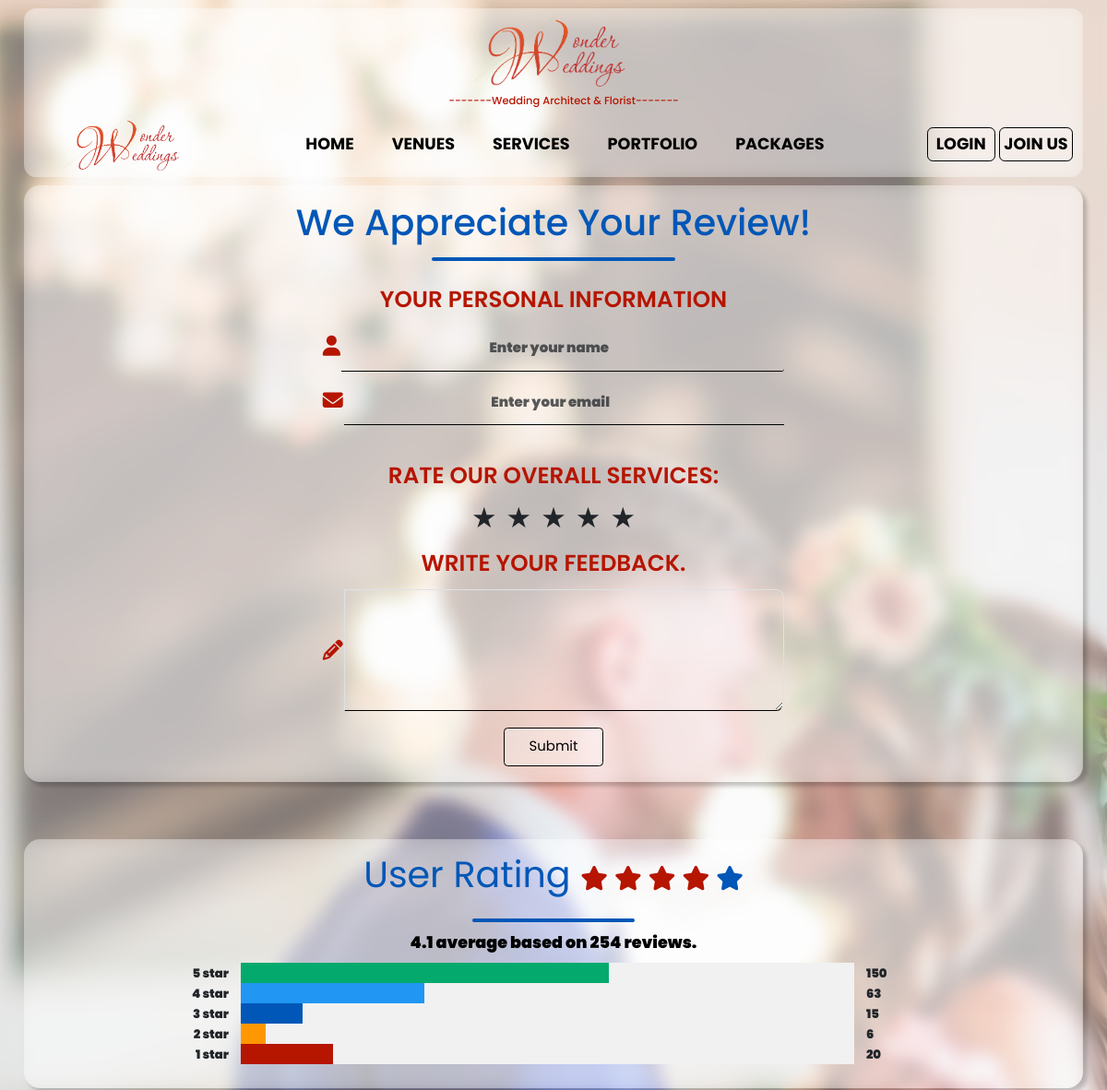
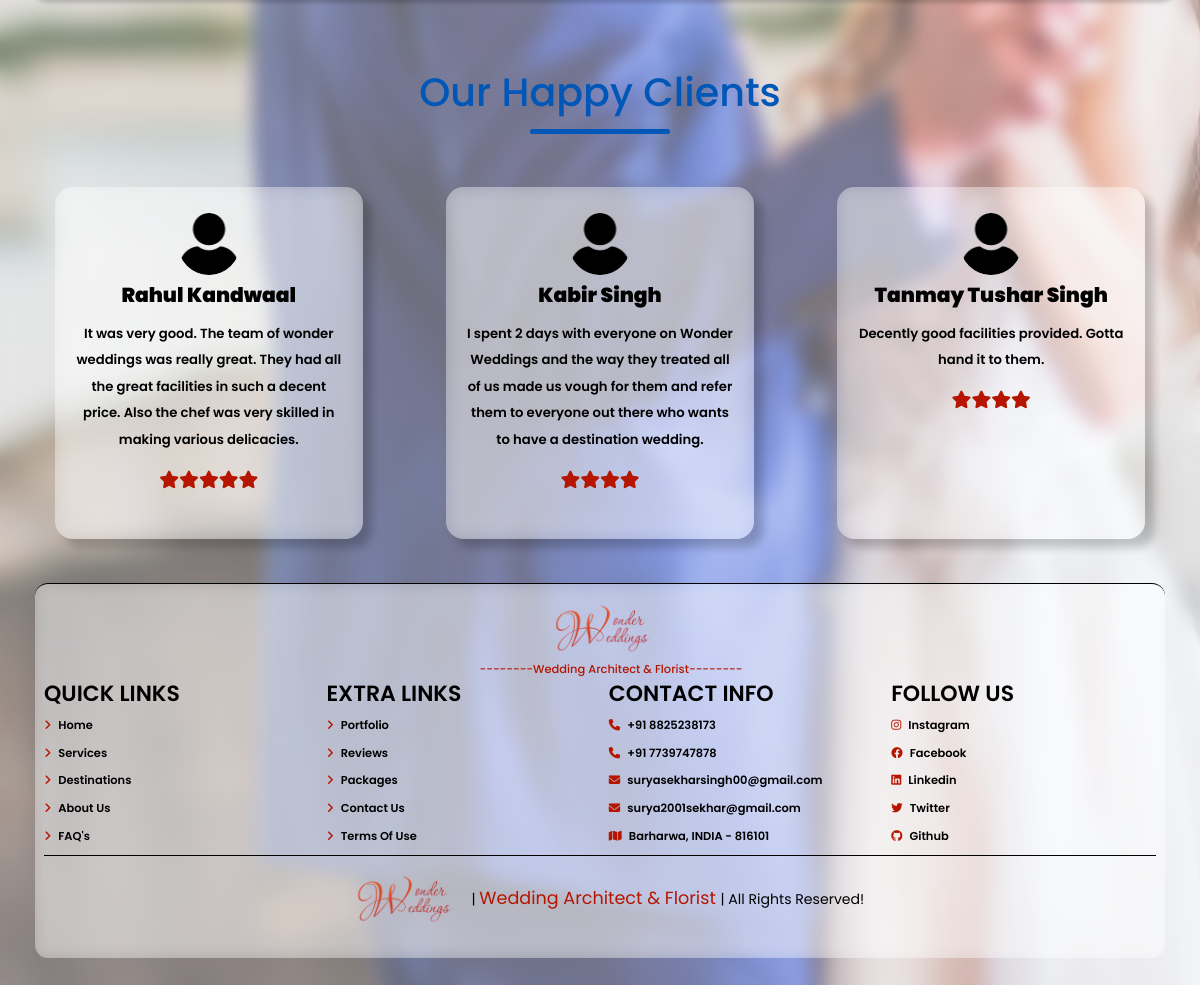
Screenshot of /reviews.php with the database file from the repository (2 pictures, top to bottom).
### tables this page shows
CREATE TABLE `reviews` (
  `id` int(11) NOT NULL,
  `user_id` int(11) NOT NULL,
  `name` varchar(60) NOT NULL,
  `review` varchar(511) NOT NULL,
  `stars` varchar(1) NOT NULL
);

### reviews.php (the view, shortened to what this page needs)
<?php
include('include/db_connect.php');
?>
<!DOCTYPE html>
<html lang="en">
<head>
    <?php  include("include/head_links.php");?>
    <link rel="stylesheet" type="text/css" href="css/styleVenues.css" />
</head>
<body class="body">
    <div class="container">
        <?php include("include/header.php");
        ?>
        <section class="venues">
            <div class="info">
                <h3>We appreciate your review!</h3>
                <div class="title-dash" style="width:30rem;"></div>
                <div class="review-container">
                    <form action="" method="POST" id="feedback">
                        <h3>Your Personal information</h3>
                        <div class="form-group">
                            <div class="input-group">
                                <i class="fa fa-user"></i>&nbsp;
                                <input name="name" placeholder="Enter your name" class="form-control" type="text"
                                    id="name_input" required>
                            </div>
                        </div>
                        <div class="form-group">
                            <div class="input-group">
                                <i class="fa fa-envelope"></i>&nbsp;
                                <input name="email" type="email" class="form-control" placeholder="Enter your email"
                                    required><br>
                            </div>
                        </div>
                        <br>
                        <h3 style="margin-bottom:0">Rate our overall services:</h3>
                        <div class="rating">
                            <label for="star5" title="5 stars"></label>
                            <label for="star4" title="4 stars"></label>
                            <label for="star3" title="3 stars"></label>
                            <label for="star2" title="2 stars"></label>
                            <label for="star1" title="1 star"></label>
                        </div>
                        <h3>Write your feedback.</h3>
                        <div class="form-group">
                            <div class="input-group">
                                <span style="margin-top:5rem;"><i class="fa fa-pencil"></i></span>&nbsp;
                                <textarea class="form-control" id="review" rows="5" name="review" required></textarea>
                            </div>
                        </div>
                        <button type="submit" class="button" id="submit_button">Submit</button>
                    </form>
                </div>
            </div>
        </section>
        <section class="user-ratings">
            <div class="lower_div">
                <div class="heading">User Rating
                    <span>
                        <i class="fa fa-star checked"></i>
                        <i class="fa fa-star checked"></i>
                        <i class="fa fa-star checked"></i>
                        <i class="fa fa-star checked"></i>
                        <i class="fa fa-star"></i>
                    </span>
                </div>
                <div class="title-dash" style="width:20rem;"></div>
                <p>4.1 average based on 254 reviews.</p>
            </div>
            <div class="row">
                <div class="side">
                    <div>5 star</div>
                    <div>4 star</div>
                    <div>3 star</div>
                    <div>2 star</div>
                    <div>1 star</div>
                </div>
                <div class="middle">
                    <div class="bar-container">
                        <div class="bar-5"></div>
                    </div>
                    <div class="bar-container">
                        <div class="bar-4"></div>
                    </div>
                    <div class="bar-container">
                        <div class="bar-3"></div>
                    </div>
                    <div class="bar-container">
                        <div class="bar-2"></div>
                    </div>
                    <div class="bar-container">
                        <div class="bar-1"></div>
                    </div>
                </div>
                <div class="right">
                    <div>150</div>
                    <div>63</div>
                    <div>15</div>
                    <div>6</div>
                    <div>20</div>
                </div>
            </div>
        </section>
        <section class="reviews">
            <div class="info">
                <h3>our happy clients</h3>
                <div class="title-dash" style="width:16rem;"></div>
            </div>
            <div class="reviews-container">
                <?php
                    $fetchReviewQuery = "select * from reviews";
                    $fetchReviewResult = mysqli_query($conn,$fetchReviewQuery);
                    while($row = mysqli_fetch_assoc($fetchReviewResult)){
                        echo '<div class="reviews-slide">
                        <img src="images/user.png" alt="">
                        <h3>' . $row["name"] . '</h3>
                        <p>' . $row["review"] . '</p>
                        <div class="stars">';
                        for($i = 1; $i <= $row["stars"]; $i++){
                            echo '<i class="fas fa-star"></i>';
                        }
                        echo '</div>
                    </div>';
                    }
                ?>
            </div>
            <?php include("include/footer.php"); ?>
    </div>
</body>
</html>

### css/style.css (style rules this page uses)
* { padding:0; margin:0; box-sizing: border-box; font-family: 'Poppins', sans-serif; border:none; text-decoration: none; outline:none; }
:root { --white:#fff; --black:rgb(80, 79, 80); --pure-black:#000; --blue:rgb(0, 87, 183); --red:rgb(182, 21, 0); --transparent-white:rgba(255,255,255,.3); --transparent-black:rgba(0,0,0,.6); --border:.2rem solid var(--pure-black); --box-shadow: .5rem .5rem .5rem rgba(0,0,0,0.2); --box-shadow-hover: rgba(0, 0, 0, 0.25) 0px 54px 55px, rgba(0, 0, 0, 0.12) 0px -12px 30px, rgba(0, 0, 0, 0.12) 0px 4px 6px, rgba(0, 0, 0, 0.17) 0px 12px 13px, rgba(0, 0, 0, 0.09) 0px -3px 5px; --brownish:rgb(173, 150, 80); --green:rgb(21, 115, 71); }
html { font-size:60.5%; overflow-x: hidden; }
section { padding:1rem; }
.body { background-image: url(../images/wedding-background.webp); opacity:1; background-size: cover; background-position: center; background-attachment: fixed; position: relative; }
.container { max-width:100%; padding: 1rem 2rem; background-color: var(--transparent-white); backdrop-filter: blur(1rem); }
.heading { text-align: center; text-transform: uppercase; color:var(--pure-black); font-size:4rem; margin-bottom: 2rem; }
.button { display: inline-block; padding:1rem 3rem; border:var(--border); background: var(--transparent-white); color:var(--pure-black); border-radius: .5rem; font-size:1.7rem; user-select: none; text-decoration: none; text-transform: capitalize; margin-top:1rem; }
.title-dash { background-color: var(--blue); height:.5rem; width:50rem; margin:auto; border-radius: 1rem; }
@media (max-width:1250px) { html { font-size: 55%; } }

### rows the page displays
reviews: name "Rahul Kandwaal", review "It was very good. The team of wonder weddings was really great. They had all the great facilities in such a decent price. Also the chef was very skilled in making various delicacies.", stars "5" (drawn)
reviews: name "Kabir Singh", review "I spent 2 days with everyone on Wonder Weddings and the way they treated all of us made us vough for them and refer them to everyone out there who wants to have a destination wedding.", stars "4" (drawn)
reviews: name "Tanmay Tushar Singh", review "Decently good facilities provided. Gotta hand it to them.", stars "4" (drawn)
